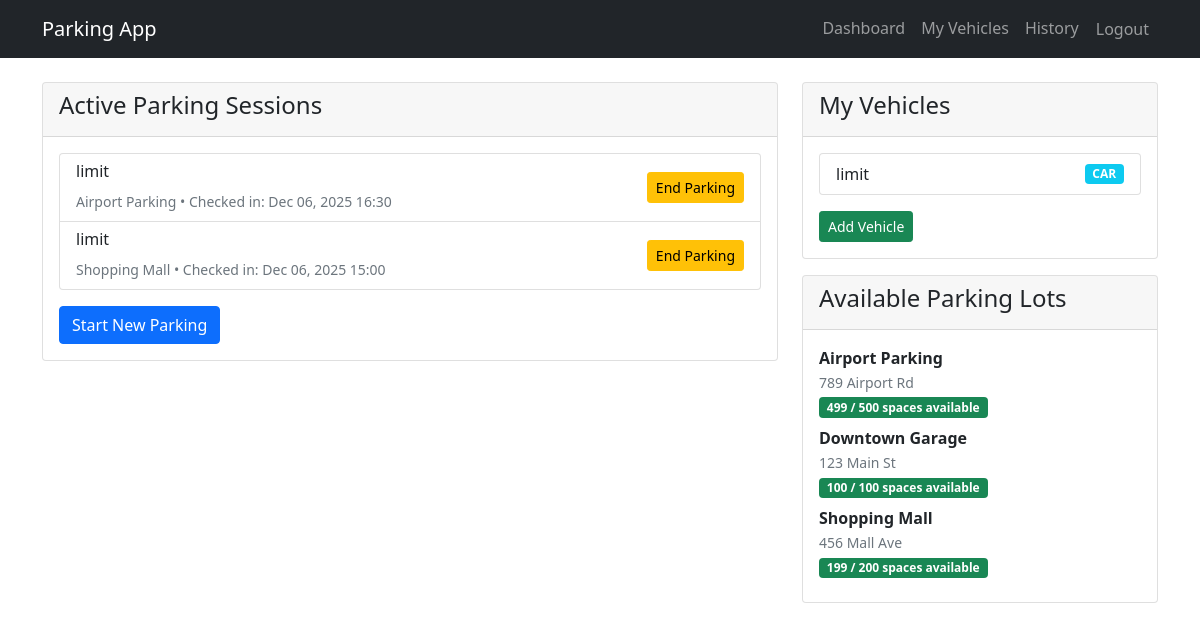
The page /dashboard/ (signed in) on the database its author committed.
### parking/models.py (models this page shows, shortened)
class ParkingSession(models.Model):
    STATUS_CHOICES = [
        ('ACTIVE', 'Active'),
        ('COMPLETED', 'Completed'),
        ('CANCELLED', 'Cancelled'),
    ]
    vehicle = models.ForeignKey(Vehicle, on_delete=models.CASCADE, related_name='parking_sessions')
    parking_lot = models.ForeignKey(ParkingLot, on_delete=models.CASCADE, related_name='sessions')
    check_in_time = models.DateTimeField(auto_now_add=True)
    check_out_time = models.DateTimeField(null=True, blank=True)
    status = models.CharField(max_length=10, choices=STATUS_CHOICES, default='ACTIVE')
    total_cost = models.DecimalField(max_digits=10, decimal_places=2, default=0)
    class Meta:
        ordering = ['-check_in_time']

class Vehicle(models.Model):
    VEHICLE_TYPES = [
        ('CAR', 'Car'),
        ('BIKE', 'Bike'),
        ('TRUCK', 'Truck'),
    ]
    owner = models.ForeignKey(User, on_delete=models.CASCADE, related_name='vehicles')
    license_plate = models.CharField(max_length=20, unique=True)
    vehicle_type = models.CharField(max_length=10, choices=VEHICLE_TYPES, default='CAR')
    make = models.CharField(max_length=50)
    model = models.CharField(max_length=50)
    color = models.CharField(max_length=30)
    class Meta:
        ordering = ['license_plate']

class ParkingLot(models.Model):
    name = models.CharField(max_length=100)
    location = models.CharField(max_length=200)
    total_spaces = models.IntegerField(validators=[MinValueValidator(1)])
    available_spaces = models.IntegerField(default=0)
    hourly_rate = models.DecimalField(max_digits=6, decimal_places=2, validators=[MinValueValidator(0)])
    class Meta:
        ordering = ['name']

### parking/views.py (the view)
# urls.py: path('dashboard/', views.dashboard, name='dashboard'),
@login_required
def dashboard(request):
    user_vehicles = Vehicle.objects.filter(owner=request.user)
    active_sessions = ParkingSession.objects.filter(
        vehicle__owner=request.user,
        status='ACTIVE'
    )
    parking_lots = ParkingLot.objects.all()
    context = {
        'vehicles': user_vehicles,
        'active_sessions': active_sessions,
        'parking_lots': parking_lots,
    }
    return render(request, 'dashboard.html', context)

### templates/dashboard.html
{% extends 'base.html' %}
{% block content %}
<div class="row">
    <div class="col-md-8">
        <div class="card">
            <div class="card-header">
                <h4>Active Parking Sessions</h4>
            </div>
            <div class="card-body">
                {% if active_sessions %}
                    <div class="list-group">
                        {% for session in active_sessions %}
                        <div class="list-group-item">
                            <div class="d-flex justify-content-between align-items-center">
                                <div>
                                    <h6>{{ session.vehicle.license_plate }}</h6>
                                    <small class="text-muted">
                                        {{ session.parking_lot.name }} •
                                        Checked in: {{ session.check_in_time|date:"M d, Y H:i" }}
                                    </small>
                                </div>
                                <a href="{% url 'end_parking' session.id %}" class="btn btn-warning btn-sm">
                                    End Parking
                                </a>
                            </div>
                        </div>
                        {% endfor %}
                    </div>
                {% else %}
                    <p class="text-muted">No active parking sessions.</p>
                {% endif %}
                <div class="mt-3">
                    <a href="{% url 'start_parking' %}" class="btn btn-primary">Start New Parking</a>
                </div>
            </div>
        </div>
    </div>
    <div class="col-md-4">
        <div class="card">
            <div class="card-header">
                <h4>My Vehicles</h4>
            </div>
            <div class="card-body">
                {% if vehicles %}
                    <ul class="list-group">
                        {% for vehicle in vehicles %}
                        <li class="list-group-item d-flex justify-content-between align-items-center">
                            {{ vehicle.license_plate }}
                            <span class="badge bg-info">{{ vehicle.vehicle_type }}</span>
                        </li>
                        {% endfor %}
                    </ul>
                {% else %}
                    <p class="text-muted">No vehicles registered.</p>
                {% endif %}
                <div class="mt-3">
                    <a href="{% url 'vehicle_create' %}" class="btn btn-success btn-sm">Add Vehicle</a>
                </div>
            </div>
        </div>
        <div class="card mt-3">
            <div class="card-header">
                <h4>Available Parking Lots</h4>
            </div>
            <div class="card-body">
                {% for lot in parking_lots %}
                <div class="mb-2">
                    <strong>{{ lot.name }}</strong><br>
                    <small class="text-muted">{{ lot.location }}</small><br>
                    <span class="badge {% if lot.available_spaces > 0 %}bg-success{% else %}bg-danger{% endif %}">
                        {{ lot.available_spaces }} / {{ lot.total_spaces }} spaces available
                    </span>
                </div>
                {% endfor %}
            </div>
        </div>
    </div>
</div>
{% endblock %}

### templates/base.html (shortened to what this page needs)
<!DOCTYPE html>
<html lang="en">
<head>
    <link href="https://cdn.jsdelivr.net/npm/bootstrap@5.1.3/dist/css/bootstrap.min.css" rel="stylesheet">
</head>
<body>
    <nav class="navbar navbar-expand-lg navbar-dark bg-dark">
        <div class="container">
            <a class="navbar-brand" href="{% url 'home' %}">Parking App</a>
            <div class="collapse navbar-collapse" id="navbarNav">
                <ul class="navbar-nav ms-auto">
                    {% if user.is_authenticated %}
                        <li class="nav-item"><a class="nav-link" href="{% url 'dashboard' %}">Dashboard</a></li>
                        <li class="nav-item"><a class="nav-link" href="{% url 'vehicle_list' %}">My Vehicles</a></li>
                        <li class="nav-item"><a class="nav-link" href="{% url 'parking_history' %}">History</a></li>
                        <li class="nav-item">
                            <form method="post" action="{% url 'logout' %}" class="d-inline">
                                <button type="submit" class="btn btn-link nav-link">Logout</button>
                            </form>
                        </li>
                    {% else %}
                        <li class="nav-item"><a class="nav-link" href="{% url 'login' %}">Login</a></li>
                        <li class="nav-item"><a class="nav-link" href="{% url 'register' %}">Register</a></li>
                    {% endif %}
                </ul>
            </div>
        </div>
    </nav>
    <div class="container mt-4">
        {% block content %}{% endblock %}
    </div>
</body>
</html>

### rows shown on the page
ParkingSession: vehicle.license_plate "limit", parking_lot.name "Airport Parking", check_in_time "Dec 06, 2025 16:30"
ParkingSession: vehicle.license_plate "limit", parking_lot.name "Shopping Mall", check_in_time "Dec 06, 2025 15:00"
Vehicle: license_plate "limit", vehicle_type "CAR"
ParkingLot: name "Airport Parking", location "789 Airport Rd", available_spaces "499", total_spaces "500"
ParkingLot: name "Downtown Garage", location "123 Main St", available_spaces "100", total_spaces "100"
ParkingLot: name "Shopping Mall", location "456 Mall Ave", available_spaces "199", total_spaces "200"
